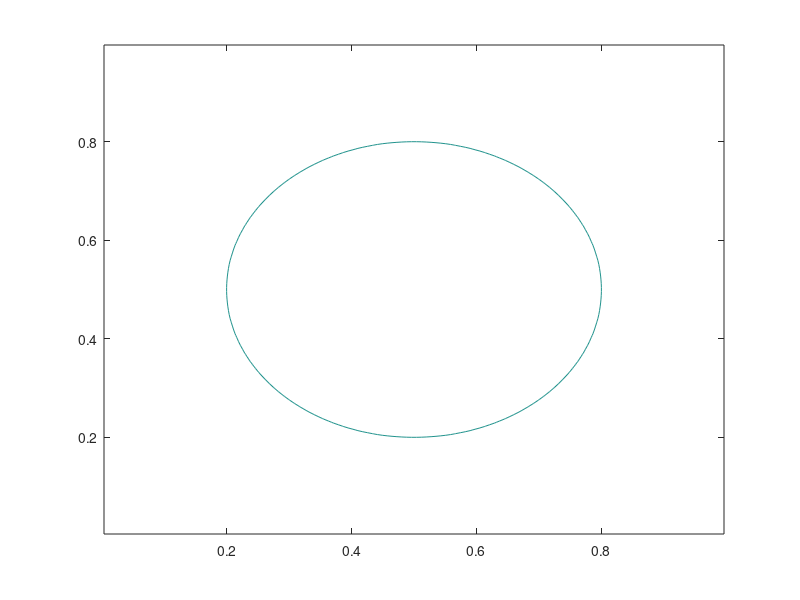

Source code (MATLAB): (Note: this script raises an error after producing the figure.)
clc; clear; close all;

% Define grid and spacing in x and y directions
Nx = 128; Lx = 0; Rx = 1; h = (Rx-Lx)/Nx;
Ny = 128; Ly = 0; Ry = 1;

% Generate cell-centered uniform grids
x = linspace(Lx+0.5*h,Rx-0.5*h,Nx);
y = linspace(Ly+0.5*h,Ry-0.5*h,Ny);

% Set polynomial order alpha 
alp = 4;

% Interface thickness parameter
ep = h;

% Compute maximum allowable time step from monotonicity condition of $g(\phi)$
psi = ((alp-1)./(4*alp-1)).^(1./(2*alp));
max_dt = alp*ep^2./(psi.^(2*alp-2)*(2*alp-1-(4*alp-1)*psi.^(2*alp)));

% Set time step size and number of iterations
dt = 0.1*max_dt;
Nt = 2000;

% Precompute $g(\phi)$ on uniformly spaced values for interpolation
psi = linspace(-1,1,101);
g = dt/(alp*ep^2)*(psi.^(4*alp-1)-psi.^(2*alp-1))+psi;

% Initialize $\phi$ with small random values in [-0.2, 0.2]
R0 = 0.3;
phi = tanh((R0-sqrt((x'-0.5).^2+(y-0.5).^2))/(sqrt(2)*ep));

% Visualize the initial condition
figure(1); clf; hold on; box on;
contour(x,y,phi,[0 0],'EdgeColor','k','LineWidth',1)
view(2)
axis image
axis([Lx Rx Ly Ry -1 1])
drawnow

% Initial radii of analytic and numerical solutions
it = 0;
analytic_R(1) = sqrt(R0^2-2*it*dt);
c = contour(x,y,phi,[0 0],'EdgeColor','none');
numerical_R(1) = mean(sqrt(sum((c(:,2:end)-[0.5; 0.5]).^2,1)));

% Set up tridiagonal matrix coefficients for Thomas algorithm
for i=1:Nx
    ax(i) = -1/h^2;
    cx(i) = -1/h^2;
end
for j=1:Ny
    ay(j) = -1/h^2;
    cy(j) = -1/h^2;
end
bx(1)=1/dt+1.0/h^2;
for i=2:Nx-1
    bx(i) = 1/dt+2.0/h^2;
end
bx(Nx)=1/dt+1.0/h^2;
by(1) = 1/dt+1.0/h^2;
for j=2:Ny-1
    by(j) = 1/dt+2.0/h^2;
end
by(Ny) = 1/dt+1.0/h^2;

% Compute numerical solution using the operator splitting method combined with an interpolation approach
nphi = phi;
for it = 1:Nt
    it
    % Step 1: Solve Eq. (17) using the interpolation technique
    for i = 1:Nx
        phi(i,:) = interp1([-1-eps g 1+eps],[-1 psi 1],phi(i,:));
    end
    % Step 2: Solve Eq. (18) using the Thomas algorithm
    for j=1:Ny
        dx = phi(:,j)/dt;
        nphi(1:Nx,j) = thomas(ax, bx, cx, dx);
    end
    % Step 3: Solve Eq. (19) using the Thomas algorithm
    for i=1:Nx
        dy = nphi(i,:)/dt;
        phi(i,1:Ny) = thomas(ay, by, cy, dy);
    end

    % Plot numerical solution
    if it == 500 || it == 1000 || it == 1500 || it == 2000
        figure(1); hold on; box on;
        contour(x,y,phi,[0 0],'EdgeColor','k','LineWidth',1)
        view(2)
        axis image
        axis([Lx Rx Ly Ry -1 1])
        drawnow
    end

    analytic_R(it+1) = sqrt(R0^2-2*it*dt);
    c = contour(x,y,phi,[0 0],'EdgeColor','none');
    numerical_R(it+1) = mean(sqrt(sum((c(:,2:end)-[0.5; 0.5]).^2,1)));
end
figure(1);
set(gca,'fontsize',21);
set(gca, 'TickLabelInterpreter', 'latex');
set(gcf,'PaperPositionMode','auto')
text('Interpreter','latex','String','$x$','FontSize',23,'Position',[0.747446675565907 -0.0622809508932377])
text('Interpreter','latex','String','$y$','FontSize',21,'Position',[-0.0671547047629869 0.913862932772871])
axis image
axis([Lx Rx Ly Ry -1 1])
annotation('arrow',[0.314880952380952 0.472619047619047],[0.296825396825397 0.466666666666668]);

% Plot the evolution of analytic and numerical radii over time
ms = 10;
figure(2); clf; hold on; grid on; box on;
set(gca,'fontsize',21);
set(gca, 'TickLabelInterpreter', 'latex');
set(gcf,'PaperPositionMode','auto','Position',[500 500 800 400])
text('Interpreter','latex','String','$t$','FontSize',21,'Position',[0.0348258353283817 0.0619631901840491])
text('Interpreter','latex','String','$R(t)$','FontSize',21,'Position',[-0.00346722242084707 0.276441717791411])
t = [0:it]*dt;
plot(t,analytic_R,'k-*','markersize',ms,'LineWidth',1,'MarkerIndices',[100:200:2000])
plot(t,numerical_R,'ro','markersize',ms,'LineWidth',1,'MarkerIndices',[1:200:2000])
axis([0 Nt*dt 0.08 0.32])
drawnow
leg = legend('Analytic','Numerical');
set(leg,'Interpreter','latex','Location','best')
%% Thomas algorithm for tridiagonal systems
function x = thomas(alpha,beta,gamma,f)
n = length(f);
for  i = 2:n
    mult = alpha(i)/beta(i-1);
    beta(i) = beta(i)-mult*gamma(i-1);
    f(i) = f(i)-mult*f(i-1);
end
x(n) = f(n)/beta(n);
for i = n-1:-1:1
    x(i) = (f(i)-gamma(i)*x(i+1))/beta(i);
end
end